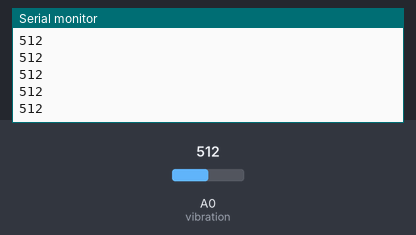
Simulated run of this sketch. Board: Arduino Uno, built with avr-gcc and run on an emulated ATmega328P. Shown: the last lines printed to the serial monitor. Inputs (shaded band) come from the test bench; at power-on: A0 (vibration) = 512.

Above: at 1.2 s.
1.3 s: A0 (vibration) set to 716
At 1.31 s:
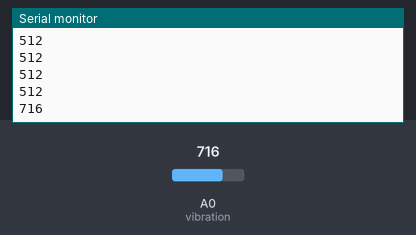
2.8 s: A0 (vibration) set to 900
At 2.81 s:
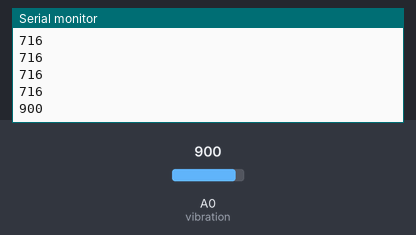
Timing chart, 0 to 5.8 s (numbered marks = the images above; inputs shaded):
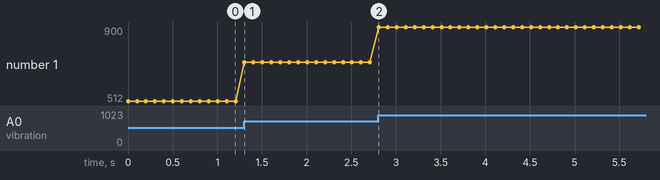

Measured:
- after the input at 1.3 s, the serial monitor: prints a new line at once (image 1)
- after the input at 2.8 s, the serial monitor: prints a new line at once (image 2)
- plotted number 1: 512 → 716 after the input at 1.3 s, 716 → 900 after the input at 2.8 s

The sketch:

vibration-sensor.ino
```cpp
const int vibration = A0;

void setup() {
  Serial.begin(9600);
}

void loop() {
  int value = analogRead(vibration);
  Serial.println(value);
  delay(100);
}
```
